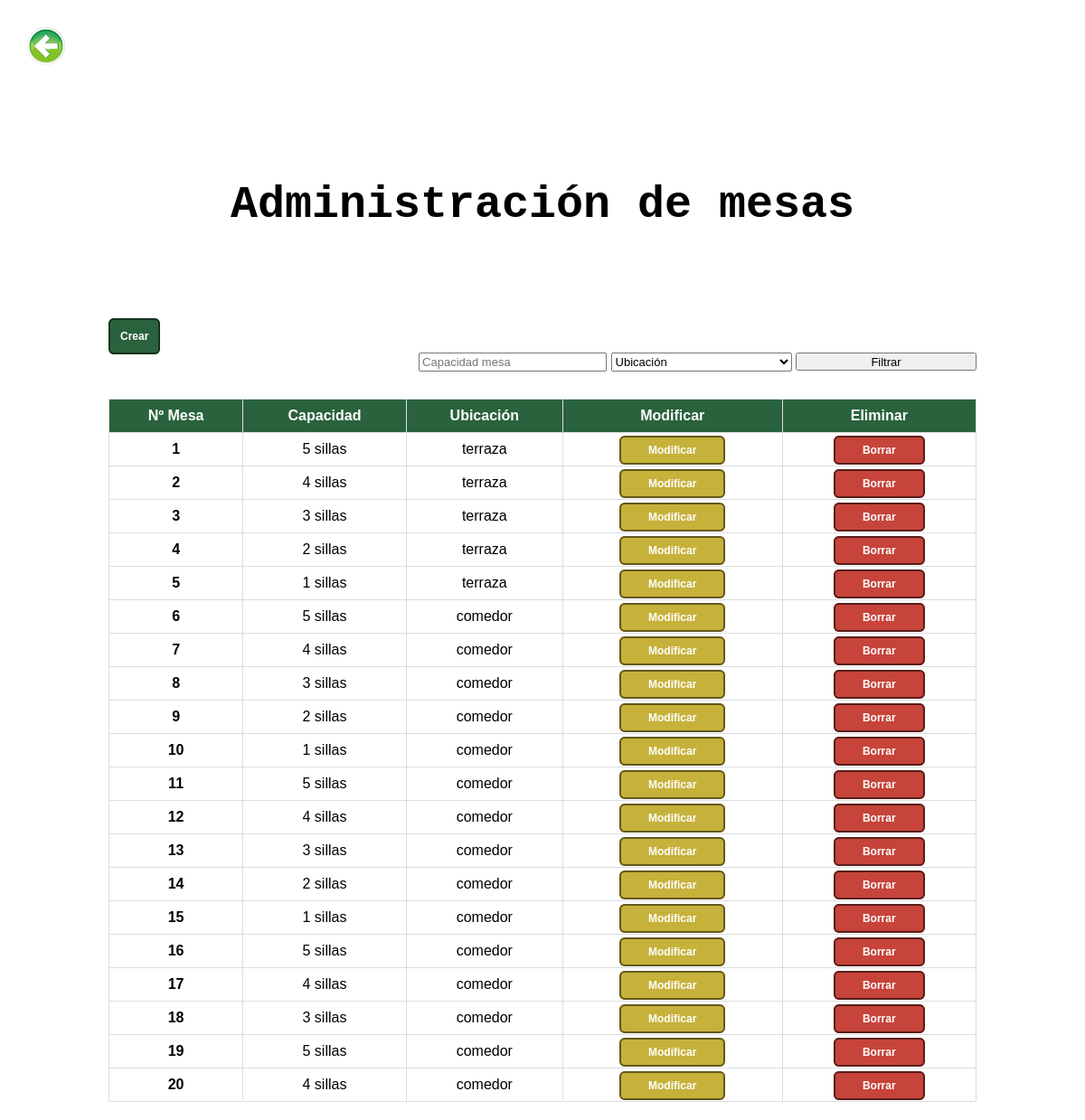
Page /view/veradminmesas.php (signed in) on the earlier database version.
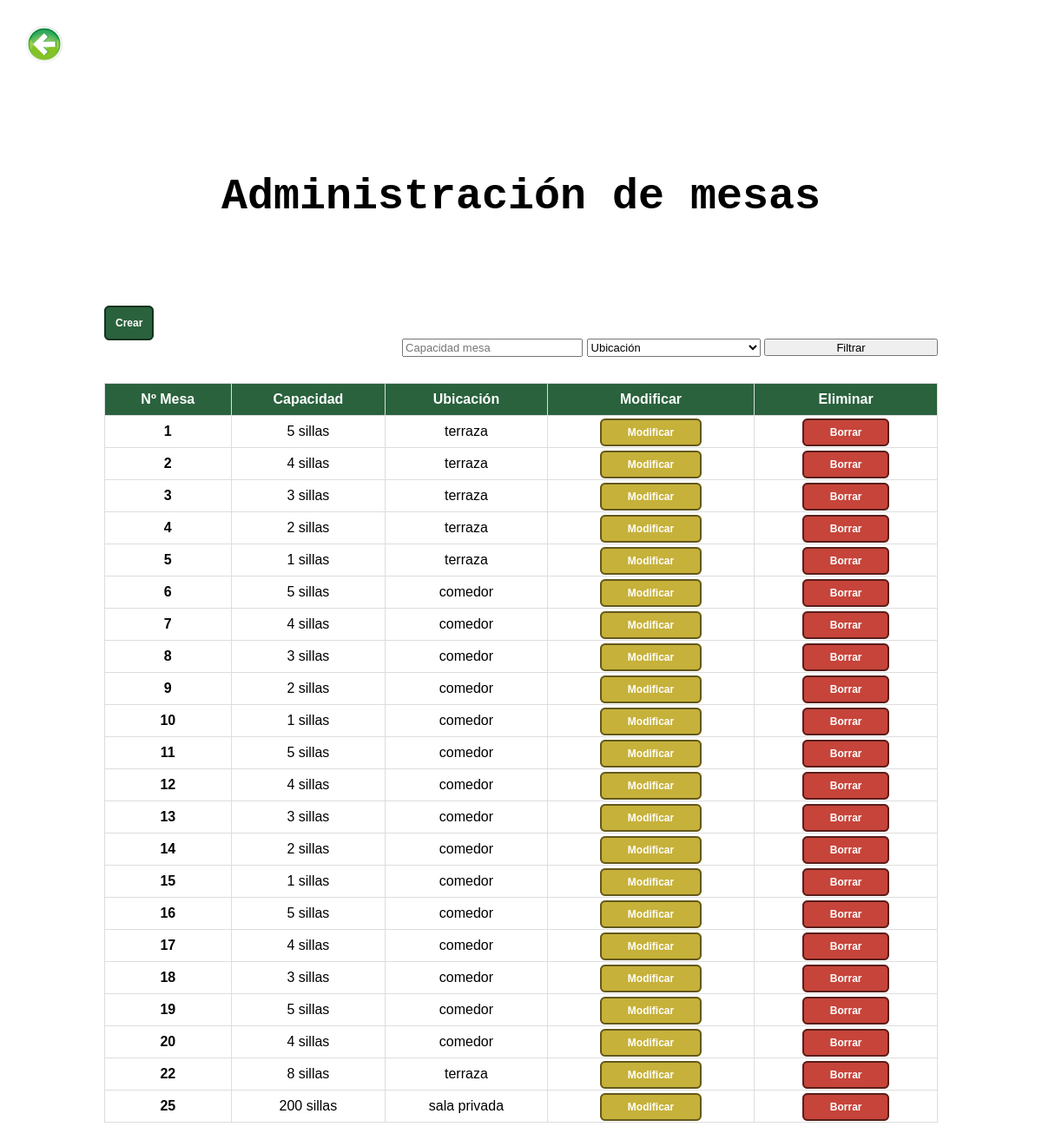
Same page on the later database version.
### tables this page shows
CREATE TABLE `tbl_mesas` (
  `id_mesa` int(11) NOT NULL,
  `capacidad_mesa` int(2) NOT NULL,
  `ubicacion_mesa` enum('comedor','terraza','sala privada') NOT NULL
);

### view/ver.php (called while the page is built, shortened)
<?php
include '../services/conexion.php';
$sentencia=$pdo->prepare("SELECT * FROM tbl_mesas");
$sentencia->execute();
$listaMesas=$sentencia->fetchAll(PDO::FETCH_ASSOC);

### view/veradminmesas.php (the view, shortened to what this page needs)
<!DOCTYPE html>
<html lang="en">
<head>
    <link rel="stylesheet" type="text/css" href="../css/vista.css">
</head>
<body>
<?php
include 'ver.php';
include '../services/conexion.php';
if(!empty($_SESSION['email'])){
?>
<a href='../view/vistausuarioadmin.php' class='enlace1'><img src="../img/cumback2.png" class="cum"></a>
<h2><b>Administración de mesas</b></h2>
<div class='centradotd'>
<br>
<br>
<td><a type='button' class='btnhistorial'href='formulario_insertar_mesa.php'>Crear</a></td>
</div>
<div class="filtrado">
    <form action="veradminmesas.php" method="post">
        <input class="filtradobtn2" type="text" placeholder="Capacidad mesa" name="capacidad_mesa">
        <?php
        echo "<select name='ubicacion_mesa'>";
        echo "<option value='%%'>Ubicación</option>";
        echo "</select>";
        ?>
        <input class="filtradobtn" type="submit" value="Filtrar" name="filtrar">
    </form>
</div>
<div class='table-centrada'>
<table class='table'>
<tr>
<th>Nº Mesa</th>
<th>Capacidad</th>
<th>Ubicación</th>
<th>Modificar</th>
<th>Eliminar</th>
</tr>
<?php
if(isset($_POST['filtrar'])){
    $capacidad=$_POST['capacidad_mesa'];
    $ubicacion=$_POST['ubicacion_mesa'];
    if(empty($capacidad=$_POST['capacidad_mesa']) && !empty($ubicacion=$_POST['ubicacion_mesa'])){
    $select=$pdo->prepare("SELECT * FROM tbl_mesas WHERE ubicacion_mesa LIKE '%{$ubicacion}%'");
    $select->execute();
    $listaFiltro=$select->fetchAll(PDO::FETCH_ASSOC);
    foreach ($listaFiltro as $filtro) {
        echo "<tr>";
        echo "<td><b>{$filtro['id_mesa']}</b></td>";
        echo "<td>{$filtro['capacidad_mesa']} sillas</td>";
        echo "<td>{$filtro['ubicacion_mesa']}</td>";
        echo "<td><a type='button' class='button-1' href='formulario_modificar_mesa.php?id_mesa={$filtro['id_mesa']}'>Modificar</a></td>";
        echo "<td><a type='button' class='button-2' href='../processes/eliminar_mesa.php?id_mesa={$filtro['id_mesa']}'  onclick=\"return confirm('¿Estás seguro de borrar?')\">Borrar</a></td>";
        echo '</tr>';
    }
    }elseif(!empty($capacidad=$_POST['capacidad_mesa']) && empty($ubicacion=$_POST['ubicacion_mesa'])){
            $select=$pdo->prepare("SELECT * FROM tbl_mesas WHERE capacidad_mesa>=$capacidad");
            $select->execute();
            $listaFiltro=$select->fetchAll(PDO::FETCH_ASSOC);
            foreach ($listaFiltro as $filtro) {
                echo "<tr>";
                echo "<td><b>{$filtro['id_mesa']}</b></td>";
                echo "<td>{$filtro['capacidad_mesa']} sillas</td>";
                echo "<td>{$filtro['ubicacion_mesa']}</td>";
                echo "<td><a type='button' class='button-1' href='formulario_modificar_mesa.php?id_mesa={$filtro['id_mesa']}'>Modificar</a></td>";
                echo "<td><a type='button' class='button-2' href='../processes/eliminar_mesa.php?id_mesa={$filtro['id_mesa']}'  onclick=\"return confirm('¿Estás seguro de borrar?')\">Borrar</a></td>";
                echo '</tr>';
            }
    }elseif(!empty($capacidad=$_POST['capacidad_mesa']) && !empty($ubicacion=$_POST['ubicacion_mesa'])){
        $select=$pdo->prepare("SELECT * FROM tbl_mesas WHERE ubicacion_mesa LIKE '%{$ubicacion}%' and capacidad_mesa=$capacidad");
        $select->execute();
        $listaFiltro=$select->fetchAll(PDO::FETCH_ASSOC);
        foreach ($listaFiltro as $filtro) {
            echo "<tr>";
            echo "<td><b>{$filtro['id_mesa']}</b></td>";
            echo "<td>{$filtro['capacidad_mesa']} sillas</td>";
            echo "<td>{$filtro['ubicacion_mesa']}</td>";
            echo "<td><a type='button' class='button-1' href='formulario_modificar_mesa.php?id_mesa={$filtro['id_mesa']}'>Modificar</a></td>";
            echo "<td><a type='button' class='button-2' href='../processes/eliminar_mesa.php?id_mesa={$filtro['id_mesa']}'  onclick=\"return confirm('¿Estás seguro de borrar?')\">Borrar</a></td>";
            echo '</tr>';
        }
    }
    }else{
        $select=$pdo->prepare("SELECT * FROM tbl_mesas");
        $select->execute();
        $listaFiltro=$select->fetchAll(PDO::FETCH_ASSOC);
        foreach ($listaFiltro as $filtro) {
            echo "<tr>";
            echo "<td><b>{$filtro['id_mesa']}</b></td>";
            echo "<td>{$filtro['capacidad_mesa']} sillas</td>";
            echo "<td>{$filtro['ubicacion_mesa']}</td>";
            echo "<td><a type='button' class='button-1' href='formulario_modificar_mesa.php?id_mesa={$filtro['id_mesa']}'>Modificar</a></td>";
            echo "<td><a type='button' class='button-2' href='../processes/eliminar_mesa.php?id_mesa={$filtro['id_mesa']}'  onclick=\"return confirm('¿Estás seguro de borrar?')\">Borrar</a></td>";
            echo '</tr>';
        }
    }
}else{
    header("Location:../index.php");
}
?>
</body>
</html>

### css/vista.css (style rules this page uses)
html, body { margin: 0; padding: 0; background-size: cover; background-position: center; font-family: sans-serif; background-image: url(../img/fondogif1.gif); }
* { outline: none; }
h2 { color: black; font-family: 'Courier New', Courier, monospace; font-size: 50px; text-align: center; padding: 50px 0px 30px 0px; }
.table { width: 100%; border-collapse: collapse; background-color: rgb(255, 255, 255); }
.table-centrada { padding: 30px 10% 20px 10%; }
.table td, .table th { padding: 9px 12px; border: 1px solid #ddd; text-align: center; font-size: 16px; }
.table th { background-color: #2a623d; color: #ffffff; }
.button-2 { text-decoration: none; padding: 7px 30px 7px 30px; font-weight: 550; font-size: 12px; color: #ffffff; background-color: #c6443a; border-radius: 6px; border: 2px solid #581e1a; }
.button-1 { text-decoration: none; padding: 7px 30px 7px 30px; font-weight: 550; font-size: 12px; color: #ffffff; background-color: #c6b13a; border-radius: 6px; border: 2px solid #63581d; }
.centradotd { padding: 0px 0px 10px 10%; }
.filtrado { padding-right: 10%; text-align: right; }
.filtradobtn2 { width: 200px; height: 15px; font-size: 13px; }
.filtrado select { height: 21px; width: 200px; font-size: 13px; }
.filtradobtn { height: 20px; width: 200px; font-size: 13px; }
.cum { width: 3.5%; height: 5%; padding: 30px; }
.btnhistorial { text-decoration: none; padding: 11px; font-weight: 550; font-size: 12px; color: #ffffff; background-color: #2a623d; border-radius: 6px; border: 2px solid #15331f; }

Differences in the rows shown:
added tbl_mesas: id_mesa "22", capacidad_mesa "8", ubicacion_mesa "terraza"
added tbl_mesas: id_mesa "25", capacidad_mesa "200", ubicacion_mesa "sala privada"
